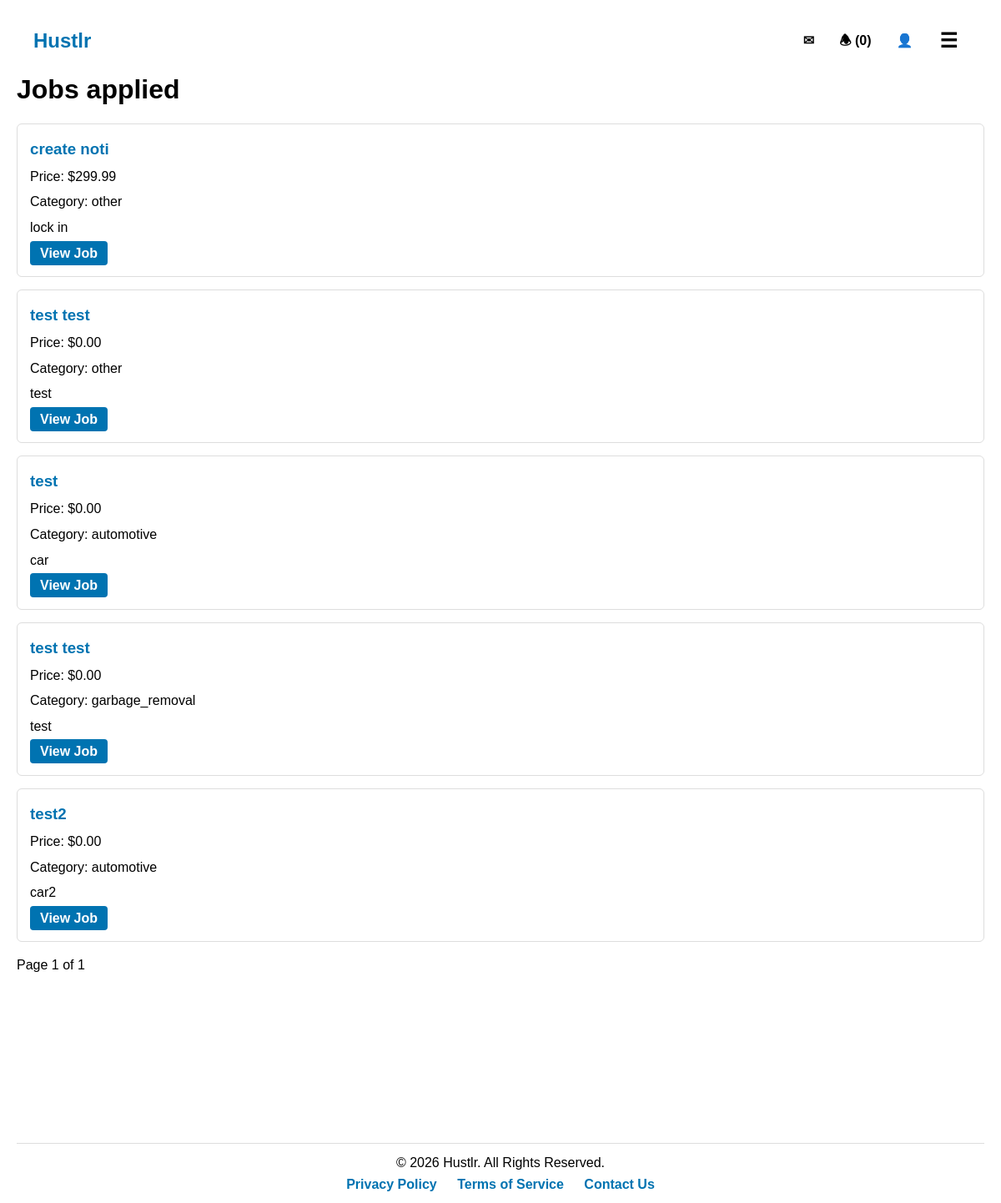
The page /users/applied/13/jobs/ (signed in) on the database its author committed.
### users/models.py (models this page shows, shortened)
class JobListing(models.Model):
    job_status = [
        ('open', 'Open'),
        ('pending', 'Pending'),
        ('completed', 'Completed'),
        ('closed', 'Closed'),
    ]
    job_category = [
        ('landscaping','Landscaping'),
        ('cleaning','Cleaning'),
        ('garbage_removal','Garbage Removal'),
        ('automotive','Automotive'),
        ('handyman','Handyman'),
        ('other','Other'),
    ]
    category = models.CharField(max_length=50, choices=job_category, default='Other')
    profile = models.ForeignKey(Profile, on_delete=models.CASCADE)
    price = models.FloatField(blank=False, default=0.0)
    title = models.TextField(max_length=20)
    description = models.CharField(max_length=800, blank=False)
    date = models.DateTimeField(auto_now_add=True)
    status = models.CharField(max_length=10, choices=job_status, default='Open')
    due_date = models.TextField(max_length=20, blank=True, null=True)

### users/views.py (the view)
# urls.py: path('applied/<int:profile_id>/jobs/', views.user_jobs_applied, name='my_jobs'),
@login_required
def user_jobs_applied(request, profile_id):
    profile = get_object_or_404(Profile, id=profile_id)
    application = JobApplication.objects.filter(applicant=profile)
    jobs = JobListing.objects.filter(id__in=application.values_list('job', flat=True))
    query = request.GET.get('q')
    category = request.GET.get('category')
    if query:
        jobs = jobs.filter(title__icontains=query)
    if category and category.strip():
        jobs = jobs.filter(category=category)
    paginator = Paginator(jobs, 10)  # 10 jobs per page
    page_number = request.GET.get('page')
    page_obj = paginator.get_page(page_number)
    return render(request, 'users/jobs_applied.html', {
        'page_obj': page_obj,
        'job_count': jobs.count(),
    })

### users/context_processors.py (called while the page is built)
def unread_messages(request):
    if request.user.is_authenticated:
        conversations = Conversation.objects.filter(
            messages__is_read=False
        ).exclude(messages__sender=request.user).distinct()
        count = conversations.count()
    else:
        count = 0
    return {'unread_count': count}

### users/templates/users/jobs_applied.html (shortened to what this page needs)
{% extends 'job_board/base.html' %}
{% load static %}
{% block extra_css %}
    <link rel="stylesheet" href="{% static 'css/jobs.css' %}">
{% endblock %}
{% block content%}
<h1>Jobs applied</h1>
    {% for job in page_obj %}
        <div class="job-card">
            <h3>
                <a href="{% url 'job_details' job.id %}">{{ job.title }}</a>
            </h3>
            <p>Price: ${{ job.price|floatformat:2 }}</p>
            <p>Category: {{ job.category }}</p>
            <p>{{ job.description|truncatewords:15|default:"No description provided." }}</p>
            <a class="button" href="{% url 'job_details' job.id %}">View Job</a>
        </div>
    {% empty %}
        <p>No jobs found</p>
    {% endfor %}
    <div class="pagination">
        <span>Page {{ page_obj.number }} of {{ page_obj.paginator.num_pages }}</span>
    </div>
{% endblock %}

### static/css/styles.css (style rules this page uses)
* { margin: 0; padding: 0; box-sizing: border-box; font-family: Arial, sans-serif; }
html { scroll-behavior: smooth; scroll-padding-top: 7rem; }
body { background-color: #ffffff; color: #000000; line-height: 1.6; padding: 0 20px; padding-top: 1rem; position: relative; }
a { text-decoration: none; color: #0073b1; }
form button, body a.button { background-color: #0073b1; color: white; border: none; padding: 6px 12px; border-radius: 4px; cursor: pointer; font-weight: bold; text-decoration: none; transition: background 0.2s; }

### static/css/jobs.css (style rules this page uses)
div.job-card { border: 1px solid #ddd; padding: 15px; margin: 15px 0; border-radius: 6px; background-color: #ffffff; transition: box-shadow 0.2s; }
div.job-card h3 a { color: #0073b1; text-decoration: none; }
div.job-card p { margin: 5px 0; }

### rows shown on the page
JobListing: title "create noti", price "299.99", category "other", description "lock in"
JobListing: title "test test", price "0.00", category "other", description "test"
JobListing: title "test", price "0.00", category "automotive", description "car"
JobListing: title "test test", price "0.00", category "garbage_removal", description "test"
JobListing: title "test2", price "0.00", category "automotive", description "car2"

### other values the page prints
{{ unread_count }} "0"
{{ page_obj.number }} "1"
{{ page_obj.paginator.num_pages }} "1"
